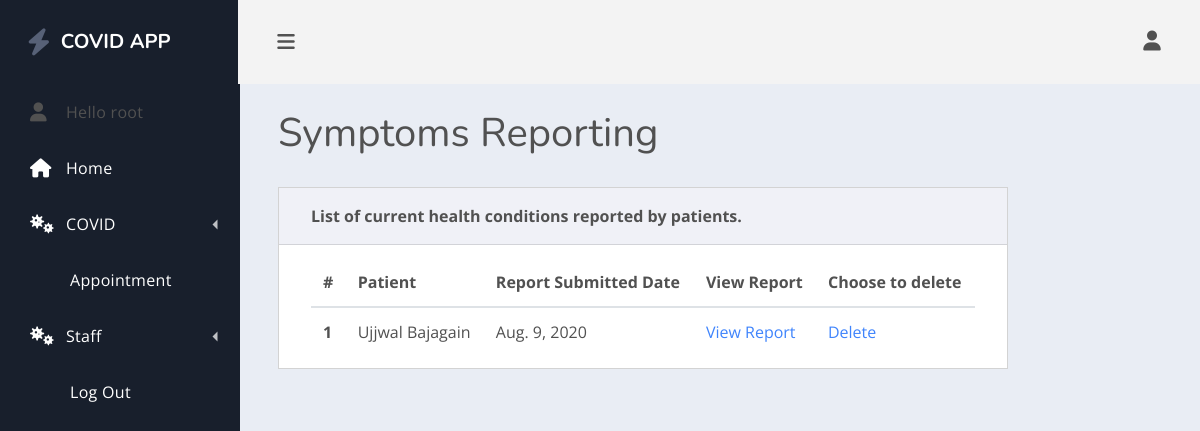
Before: /reviewreportings/ (signed in) with the older database file.
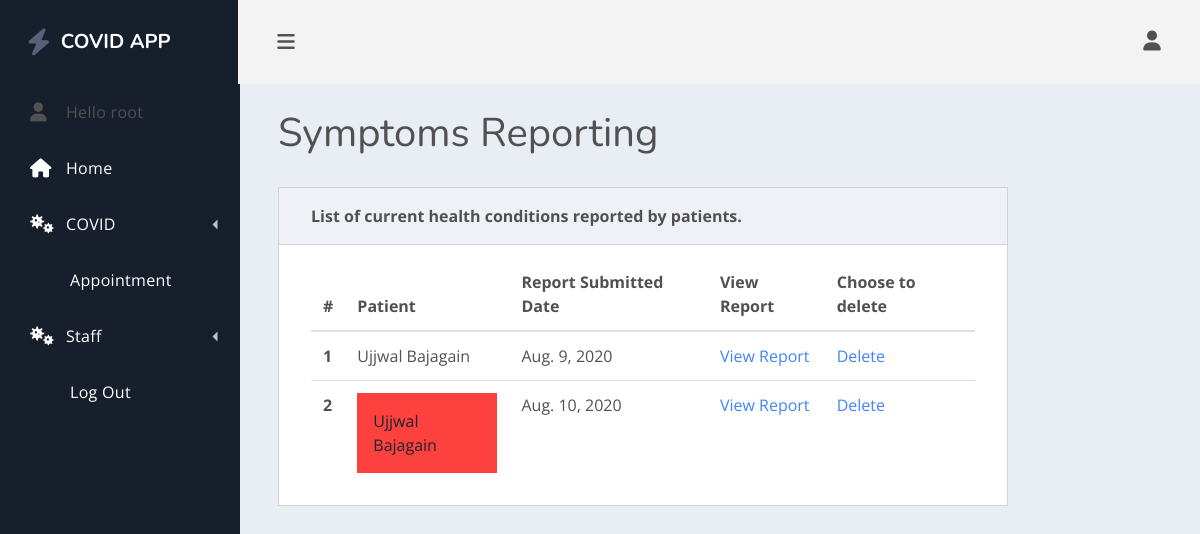
After: the same page with the newer database file.
### healthcare/models.py (models this page shows, shortened)
class PeriodicReporting(models.Model):
    BOOL_CHOICES = [('Yes', 'Yes'), ('No', 'No')]
    OPT_CHOICES = [('Yes', 'Yes'), ('No', 'No'), ('NA', 'I do not know')]
    patient = models.ForeignKey(Patient, null=True, blank=True, on_delete=models.CASCADE)
    date = models.DateField(auto_now_add = True)
    fever_above_100_F = models.CharField(max_length=5, choices=BOOL_CHOICES, null=True)
    cough = models.CharField(max_length=5, choices=BOOL_CHOICES, null=True)
    shortness_of_breath_or_difficulty_breathing = models.CharField(max_length=5, choices=BOOL_CHOICES, null=True)
    sustained_loss_of_smell_or_taste = models.CharField(max_length=5, choices=BOOL_CHOICES, null=True)
    body_aches = models.CharField(max_length=5, choices=BOOL_CHOICES, null=True)
    vomiting_or_diarrhoea = models.CharField(max_length=5, choices=BOOL_CHOICES, null=True)
    flag = models.CharField(max_length=5, choices=BOOL_CHOICES, null=True)

class Patient(models.Model):
    GENDER_CHOICES = [('Male', 'Male'), ('Female', 'Female'), ('Other', 'Other'), ('NA', 'I do not wish to say')]
    BOOL_CHOICES = [('Yes', 'Yes'), ('No', 'No')]
    user = models.OneToOneField(User, null=True,blank=True, on_delete=models.CASCADE)
    first_Name = models.CharField(max_length= 200, null= True)
    last_Name = models.CharField(max_length= 200, null= True)
    phone = models.CharField(max_length= 200, null= True)
    email = models.CharField(max_length=200, null= True)
    address = models.CharField(max_length=200, null= True)
    date_created = models.DateField(auto_now_add = True)
    birth_date = models.DateField(blank= True,null=True)
    age = models.DecimalField(decimal_places=0, max_digits=50, null=True)
    gender = models.CharField(max_length=25, choices=GENDER_CHOICES, blank= True)
    height = models.CharField(max_length=10, default='0.00 ft')
    weight = models.CharField(max_length=10, default='0.00 lbs')
    allergies = models.CharField(max_length=200, null=True)
    emergency_contact_name = models.CharField(max_length=200, null=True)
    emergency_contact_phone = models.CharField( max_length=200, null=True)
    emergency_contact_address = models.CharField(max_length=200, null=True)
    insurance_provider = models.CharField(max_length=200, null=True)
    diagnosis = models.TextField(blank=True, null=True)
    pre_existing_conditions = models.TextField(blank=True, null=True)
    lab_reports = models.TextField(blank=True, null=True)
    have_you_been_tested_positive_for_COVID = models.CharField(max_length=5, choices=BOOL_CHOICES,null=True)
    def __str__(self):
        if (self.first_Name and self.last_Name):
            display = (self.first_Name + " " + self.last_Name)
        else:
            display = str(self.date_created)
        return display

### healthcare/decorators.py (the view)
    def wrapper_function(request, *args, **kwargs):
        group = None
        if request.user.groups.exists():
            group = request.user.groups.all()[0].name
        if group == 'patient':
            messages.warning(request, 'Your are Redirected as you are not authorized to view the requested page ')
            return redirect('home')
        if group == 'staff':
            return view_func(request, *args, **kwargs)

### healthcare/views.py (called while the page is built)
@staff_only
def reviewReportings(request):
    reportings = PeriodicReporting.objects.all()
    context = {'reportings': reportings}
    return render(request, 'healthcare/listReportings.html', context)

### healthcare/templates/healthcare/listReportings.html
{% extends 'healthcare/main.html' %}
{% block content %}
    {% load myfilters %}
    <main class="dash-content">
        <div class="container-fluid">
            <h1 class="dash-title">Symptoms Reporting</h1>
            <div class="row">
                <div class="col-lg-10">
                    <div class="card spur-card">
                        <div class="card-header">
                            <div class="spur-card-title">List of current health conditions reported by patients. </div>
                        </div>
                        <div class="card-body ">
                            <table class="table table-hover table-in-card">
                                <thead>
                                <tr>
                                    <th scope="col">#</th>
                                    <th scope="col">Patient</th>
                                    <th scope="col">Report Submitted Date</th>
                                    <th scope="col">View Report</th>
                                    <th scope="col">Choose to delete</th>
                                </tr>
                                </thead>
                                <tbody>
                                {% for reporting in reportings %}
                                    <tr>
                                        <th scope="row"> {{ forloop.counter }}</th>
                                        <td>
                                            <div {% if reporting.flag == 'Yes'%} class="p-3 mb-2 bg-danger text-dark" {% endif %}>
                                                {{ reporting.patient }}
                                            </div>
                                        </td>
                                        <td>{{ reporting.date }}</td>
                                        <td>
                                            <a href=" {% url 'viewreportings' reporting.id %}">View Report</a>
                                        </td>
                                        <td>
                                            <a href=" {% url 'deleteperiodicsymptomsreport' reporting.id %}">Delete</a>
                                        </td>
                                    </tr>
                                {% endfor %}
                                </tbody>
                            </table>
                        </div>
                    </div>
                </div>
            </div>
        </div>
    </main>
{% endblock %}

Changed rows visible on the page:
added PeriodicReporting: patient "Ujjwal Bajagain", date "Aug. 10, 2020", flag "Yes" (drawn)
